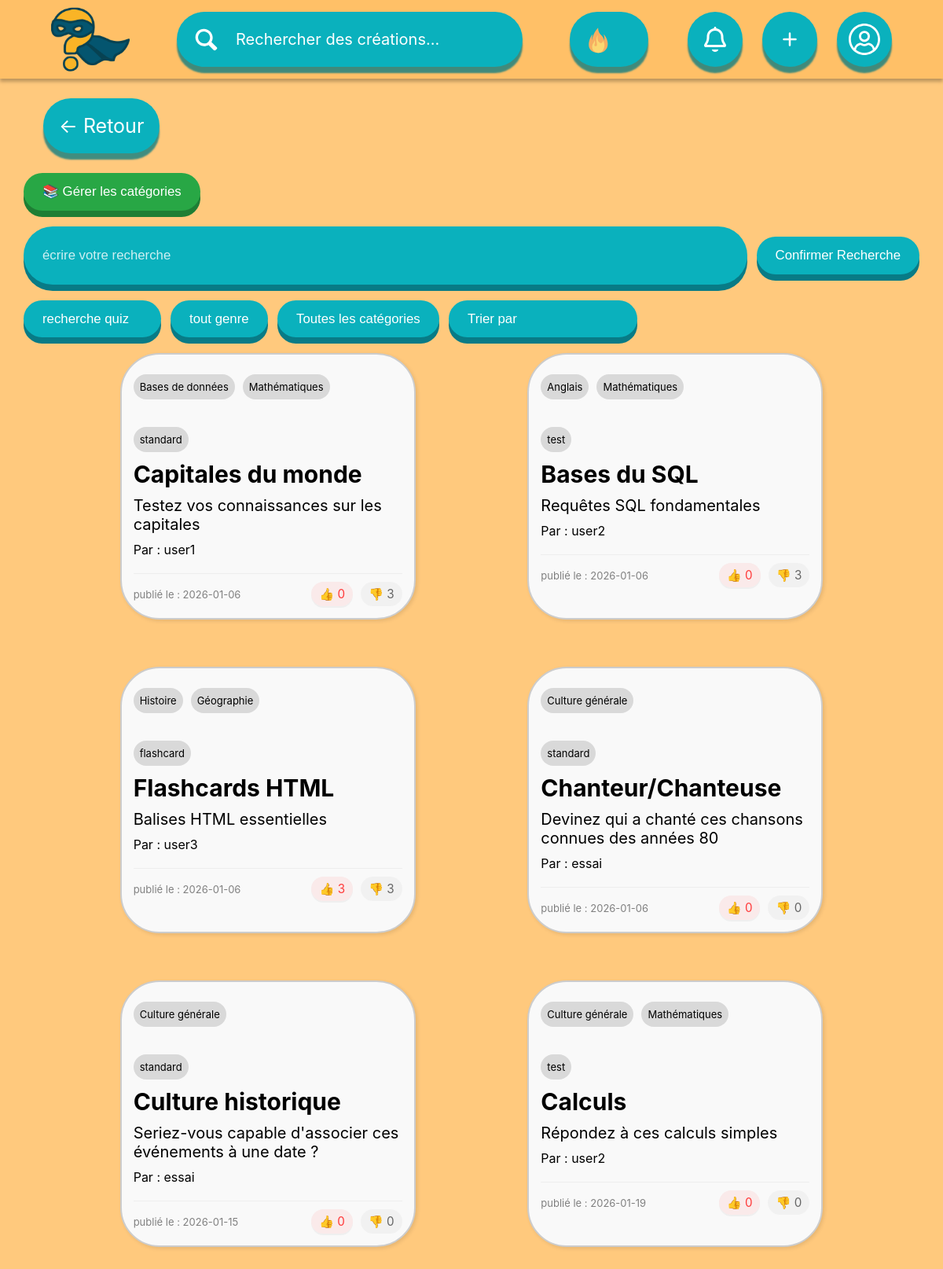
The app's page /?page=CRUD (signed in) with its own data.
### tables this page shows
CREATE TABLE categories(
                id INTEGER PRIMARY KEY AUTOINCREMENT,
                categorieName TEXT NOT NULL,
                description TEXT,
                UNIQUE(categorieName)
            );

### src/controllers/CRUDController.php (called while the page is built, shortened)
<?php
    require_once ROOT . '/src/models/CRUDModel.php';
    class CRUDController {
        public function index(){
            $db = getDbConnection();
            $this->model = new CRUDModel($db);
            $cats = $this->model->getCategories();
            $recherche_cat = isset($_GET['categorie'])&& !empty($_GET['categorie'])&& htmlspecialchars($_GET['categorie'])!='Toutes les catégories' ? $_GET['categorie'] : '';
            $recherche_contenu = isset($_GET['contenu'])&& !empty($_GET['contenu']) ? htmlspecialchars($_GET['contenu']) : '';
            $tri = isset($_GET['tri']) && !empty($_GET['tri']) ? $_GET['tri'] : null;
            $filtre = isset($_GET['filtre']) && !empty($_GET['filtre']) ? htmlspecialchars($_GET['filtre']) : '';
            $genre = isset($_GET['genre']) && !empty($_GET['genre']) && htmlspecialchars($_GET['genre']) != 'Tous les genres' ? htmlspecialchars($_GET['genre']) : '';
            $recherche = isset($_GET['search']) && !empty($_GET['search']) ? htmlspecialchars($_GET['search']) : '';
            if($recherche_cat != ''){
                $quiz_correspondants = $this->model->searchQuizByAll($recherche_cat,$recherche_contenu,$recherche,$genre,$tri);
            }else{
                if ($filtre === 'auteur') {
                    $authors = $this->model->searchAuthors($recherche);
                    $quiz_correspondants = [];
                } elseif ($filtre === 'quiz') {
                    $quiz_correspondants = $this->model->searchQuizByTitle($recherche,$genre,$tri);
                } elseif ($filtre === 'lecon') {
                    $lessons = $this->model->searchLessonByTitle($recherche,$tri);
                    $quiz_correspondants = [];
                } else {
                    $quiz_correspondants = $this->model->searchQuizByContentAndAuthor($recherche_contenu,$recherche,$genre,$tri);
                }
            }
            $quizzes = $quiz_correspondants;
            foreach ($quizzes as $index => $quiz){
                $quizzes[$index]['categories'] = $this->model->getCategoriesFromQuiz($quiz['id']);
                $quizzes[$index]['nom_auteur'] = $this->model->getNomAuteur($quiz['user_id']);
                $quizzes[$index]['likes'] = isset($quiz['likes']) ? (int)$quiz['likes'] : 0;
                $quizzes[$index]['dislikes'] = isset($quiz['dislikes']) ? (int)$quiz['dislikes'] : 0;
            }
            require ROOT . '/src/views/CRUD/CRUDrecherche.php';
        }
    }
?>

### src/models/CRUDModel.php (called while the page is built, shortened)
<?php
class CRUDModel
{
    private $db;
    public function __construct($db)
    {
        $this->db = $db;
    }
    public function getCategories(): mixed
    {
        try {
            $sql = $this->db->prepare("SELECT DISTINCT id,CategorieName FROM categories;");
            $sql->execute();
            $categories = $sql->fetchAll(PDO::FETCH_ASSOC);
            return $categories;
        } catch (PDOException $e) {
            die("Fetching categories failed: " . $e->getMessage());
        } catch (Exception $e) {
            die("Error: " . $e->getMessage());
        }
    }
    public function getNomAuteur(int $user_id): string
    {
        try {
            $sql = $this->db->prepare("SELECT username FROM users WHERE id = ?;");
            $sql->bindParam(1, $user_id);
            $sql->execute();
            $auteur = $sql->fetch(PDO::FETCH_ASSOC);
            return $auteur['username'];
        } catch (PDOException $e) {
            die("Fetching author name failed: " . $e->getMessage());
        } catch (Exception $e) {
            die("Error: " . $e->getMessage());
        }
    }
    public function searchQuizByContentAndAuthor(string $recherche_contenu, string $recherche, string $genre = '', string|null $tris = null): mixed
    {
        try {
            $baseSql = "SELECT DISTINCT quiz.id, title, quiz.description, difficulty, quiz.user_id, date, genre,
            COALESCE(l.nbjaime, 0) as nbjaime, COALESCE(d.nbjaimepas, 0) as nbjaimepas FROM quiz
            INNER JOIN categorie_quiz ON categorie_quiz.quiz_id = quiz.id
            INNER JOIN categories ON categories.id = categorie_quiz.category_id
            INNER JOIN users ON users.id = quiz.user_id
            LEFT JOIN (SELECT quiz_id, COUNT(*) as nbjaime FROM likes GROUP BY quiz_id) l ON l.quiz_id = quiz.id
            LEFT JOIN (SELECT quiz_id, COUNT(*) as nbjaimepas FROM dislikes GROUP BY quiz_id) d ON d.quiz_id = quiz.id
            WHERE (quiz.title LIKE ? OR quiz.description LIKE ?) AND users.username LIKE ? AND (? = '' OR quiz.genre = ?)";
            $sql = $this->db->prepare($baseSql . ';');
            $sql->bindValue(1, '%' . $recherche_contenu . '%');
            $sql->bindValue(2, '%' . $recherche_contenu . '%');
            $sql->bindValue(3, '%' . $recherche . '%');
            $sql->bindValue(4, $genre);
            $sql->bindValue(5, $genre);
            $sql->execute();
            $quiz = $sql->fetchAll(PDO::FETCH_ASSOC);
            return $quiz;
        } catch (PDOException $e) {
            die("Searching categories failed: " . $e->getMessage());
        } catch (Exception $e) {
            die("Error: " . $e->getMessage());
        }
    }
    public function getCategoriesFromQuiz(int $quiz_id): mixed
    {
        try {
            $sql = $this->db->prepare("SELECT DISTINCT categories.id, categories.categorieName FROM categories
            INNER JOIN categorie_quiz ON categorie_quiz.category_id = categories.id
            WHERE categorie_quiz.quiz_id = ?;");
            $sql->bindParam(1, $quiz_id);
            $sql->execute();
            $categories = $sql->fetchAll(PDO::FETCH_ASSOC);
            return $categories;
        } catch (PDOException $e) {
            die("Fetching categories from quiz failed: " . $e->getMessage());
        } catch (Exception $e) {
            die("Error: " . $e->getMessage());
        }
    }
}

### src/views/CRUD/CRUDrecherche.php (the view, shortened to what this page needs)
<!DOCTYPE html>
<html lang="fr">
<?php
require_once '../src/views/partials/header.php';
?>
<body>
    <div class="catalogue">
        <div class="button" style="margin : 25px" onclick="history.back()">
            <span></span>
            <p>← Retour</p>
        </div>
        <button onclick="window.location.href='?page=Categorie'" class="retour" style="background-color: #28a745; box-shadow: 0 8px 0 #1e7e34; cursor: pointer">📚 Gérer les catégories</button>
        <form method="GET" action=index.php>
            <div class="search-author">
                <?php
                echo '<input type="text" name="search" placeholder="écrire votre recherche" value="' . (isset($_GET['search']) ? htmlspecialchars($_GET['search']) : '') . '">';
                ?>
                <button type="submit">Confirmer Recherche</button>
            </div>
            <div class="selects">
                <?php
                $filtreSelected = isset($_GET['filtre']) ? $_GET['filtre'] : '';
                $genreSelected = isset($_GET['genre']) ? $_GET['genre'] : '';
                ?>
                <select name="filtre">
                    <option value="quiz" <?= $filtreSelected === 'quiz' ? 'selected' : '' ?>>recherche quiz</option>
                </select>
                <select name="genre">
                    <option value="" <?= $genreSelected === '' ? 'selected' : '' ?>>tout genre</option>
                </select>
                <select name="categorie">
                    <option value="">Toutes les catégories</option>
                </select>
                <select name="tri">
                    <option value="">Trier par</option>
                </select>
            </div>
        </form>
        <div class="quiz-affichage">
            <div class="quiz-affichage" id="quiz-affichage">
                <?php
                foreach ($quizzes as $quiz) {
                    echo '<div class="quiz" style="cursor:pointer;" onclick="window.location.href=\'index.php?page=CRUDquiz&id=' . $quiz['id'] . '\'">
                <article >
                    <div class="quiz-cat">';
                    if (!empty($quiz['categories']) && is_array($quiz['categories'])) {
                        foreach ($quiz['categories'] as $cat) {
                            $catName = $cat['categorieName'] ?? $cat['CategorieName'] ?? $cat['name'] ?? '';
                            echo '<span class="category">' . htmlspecialchars($catName) . '</span>';
                        }
                    }
                    echo '</div>
                    <p class="quiz-genre">' . htmlspecialchars($quiz['genre'] ?? '') . '</p>
                    <br><p class="quiz-title">' . htmlspecialchars($quiz['title'] ?? '') . '</p>
                    <br><p class="quiz-description">' . htmlspecialchars($quiz['description'] ?? '') . '</p>
                    <br><p class="quiz-auteur">Par : ' . htmlspecialchars($quiz['nom_auteur'] ?? '') . '</p>
                    <div class="quiz-footer">
                        <p class="quiz-date">publié le : ' . htmlspecialchars($quiz['date'] ?? '') . '</p>
                        <div class="quiz-reactions">
                            <span class="reaction like">👍 ' . htmlspecialchars($quiz['nbjaime'] ?? 0) . '</span>
                            <span class="reaction dislike">👎 ' . htmlspecialchars($quiz['nbjaimepas'] ?? 0) . '</span>
                        </div>
                    </div>
                </article>
            </div>';
                }
                ?>
            </div>
        </div>
</body>
</html>

### public/assets/style/CRUDrecherche.css (style rules this page uses)
.catalogue { padding-left: 30px; padding-right: 30px; }
.catalogue button { background-color: #0AB1BD; border-radius: 50px; color: white; border: none; padding: 14px 24px; font-size: 1.05rem; line-height: 1.2; min-height: 46px; outline: none; box-shadow: 0 8px 0 #087b86; -webkit-appearance: none; -moz-appearance: none; appearance: none; display: inline-block; vertical-align: middle; }
.catalogue button::placeholder { color: white; opacity: 0.8; }
.catalogue .search-author { margin-top: 20px; margin-bottom: 20px; display: flex; gap: 12px; align-items: center; flex-wrap: wrap; }
.catalogue .search-author input { flex: 1; min-width: 250px; background-color: #0AB1BD; border-radius: 50px; color: white; border: none; padding: 14px 24px; font-size: 1.05rem; line-height: 1.2; min-height: 46px; cursor: text; outline: none; box-shadow: 0 8px 0 #087b86; -webkit-appearance: none; -moz-appearance: none; appearance: none; display: inline-block; vertical-align: middle; }
.catalogue .search-author button { background-color: #0AB1BD; border-radius: 50px; color: white; border: none; padding: 14px 24px; font-size: 1.05rem; line-height: 1.2; min-height: 46px; cursor: pointer; outline: none; box-shadow: 0 8px 0 #087b86; -webkit-appearance: none; -moz-appearance: none; appearance: none; display: inline-block; vertical-align: middle; transition: transform 0.1s; }
.catalogue .search-author input::placeholder { color: white; opacity: 0.8; }
.catalogue .selects { display: flex; gap: 12px; align-items: center; }
.catalogue .selects select { border-radius: 50px; background-color: #0AB1BD; color: white; border: none; padding: 14px 24px; font-size: 1.05rem; min-height: 46px; cursor: pointer; outline: none; box-shadow: 0 8px 0 #087b86; -webkit-appearance: none; -moz-appearance: none; appearance: none; }
.catalogue .quiz-affichage { display: flex; flex-wrap: wrap; gap: 20px; justify-content: space-evenly; }
.catalogue .quiz-affichage .quiz { border: 2px solid #ccc; border-radius: 50px; padding: 15px; width: 30%; box-shadow: 2px 2px 5px rgba(0, 0, 0, 0.1); background-color: #f9f9f9; transition: transform 0.2s; font-size: 16px; margin-bottom: 20px; margin-top: 20px; }
.catalogue .quiz-affichage .quiz .quiz-cat { display: flex; flex-wrap: wrap; margin-top: 10px; margin-bottom: 10px; }
.catalogue .quiz-affichage .quiz .quiz-cat .category { border-radius: 50px; background-color: #D9D9D9; margin-bottom: 20px; font-size: small; margin-right: 10px; padding: 8px 8px 8px 8px; }
.catalogue .quiz-affichage .quiz p { display: inline-block; margin-top: 5px; margin-bottom: 5px; }
.catalogue .quiz-affichage .quiz p.quiz-genre { border-radius: 50px; background-color: #D9D9D9; font-size: small; padding: 8px 8px 8px 8px; }
.catalogue .quiz-affichage .quiz p.quiz-title { font-weight: bold; font-size: 30px; }
.catalogue .quiz-affichage .quiz p.quiz-description { font-size: 20px; }
.catalogue .quiz-affichage .quiz p.quiz-date { font-size: small; color: grey; }
.catalogue .quiz-affichage .quiz .quiz-footer { display: flex; justify-content: space-between; align-items: center; margin-top: 15px; padding-top: 10px; border-top: 1px solid #eee; }
.catalogue .quiz-affichage .quiz .quiz-footer .quiz-date { font-size: small; color: grey; margin: 0; display: inline-block; }
.catalogue .quiz-affichage .quiz .quiz-footer .quiz-reactions { display: flex; gap: 10px; align-items: center; margin: 0; }
.catalogue .quiz-affichage .quiz .quiz-footer .quiz-reactions .reaction { display: inline-flex; align-items: center; gap: 6px; padding: 6px 10px; border-radius: 20px; font-size: 0.95rem; color: #073238; background-color: rgba(0, 0, 0, 0.03); }
.catalogue .quiz-affichage .quiz .quiz-footer .quiz-reactions .like { color: #ff3b3b; background-color: rgba(255, 59, 59, 0.08); box-shadow: 0 2px 0 rgba(0, 0, 0, 0.04); }
.catalogue .quiz-affichage .quiz .quiz-footer .quiz-reactions .dislike { color: #666; background-color: rgba(0, 0, 0, 0.03); }

### records on screen
categories: categorieName "Bases de données"
categories: categorieName "Mathématiques"
categories: categorieName "Anglais"
categories: categorieName "Histoire"
categories: categorieName "Géographie"
categories: categorieName "Culture générale"

### other values on screen
$quiz['genre'] "standard"
$quiz['title'] "Capitales du monde"
$quiz['description'] "Testez vos connaissances sur les capitales"
$quiz['nom_auteur'] "user1"
$quiz['date'] "2026-01-06"
$quiz['nbjaime'] "0"
$quiz['nbjaimepas'] "3"
$quiz['genre'] "test"
$quiz['title'] "Bases du SQL"
$quiz['description'] "Requêtes SQL fondamentales"
$quiz['nom_auteur'] "user2"
$quiz['genre'] "flashcard"
$quiz['title'] "Flashcards HTML"
$quiz['description'] "Balises HTML essentielles"
$quiz['nom_auteur'] "user3"
